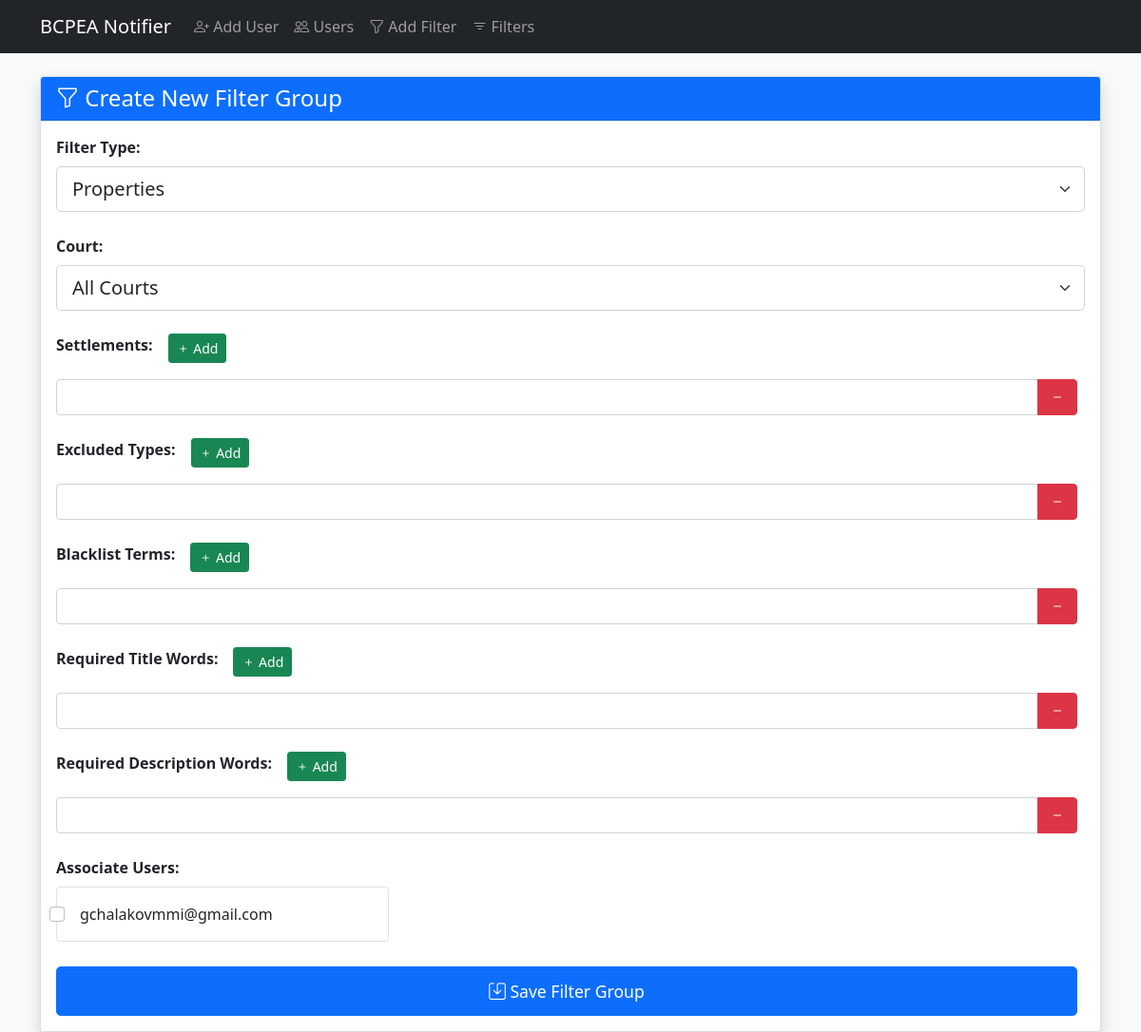
The app's page /add_filter, older data.
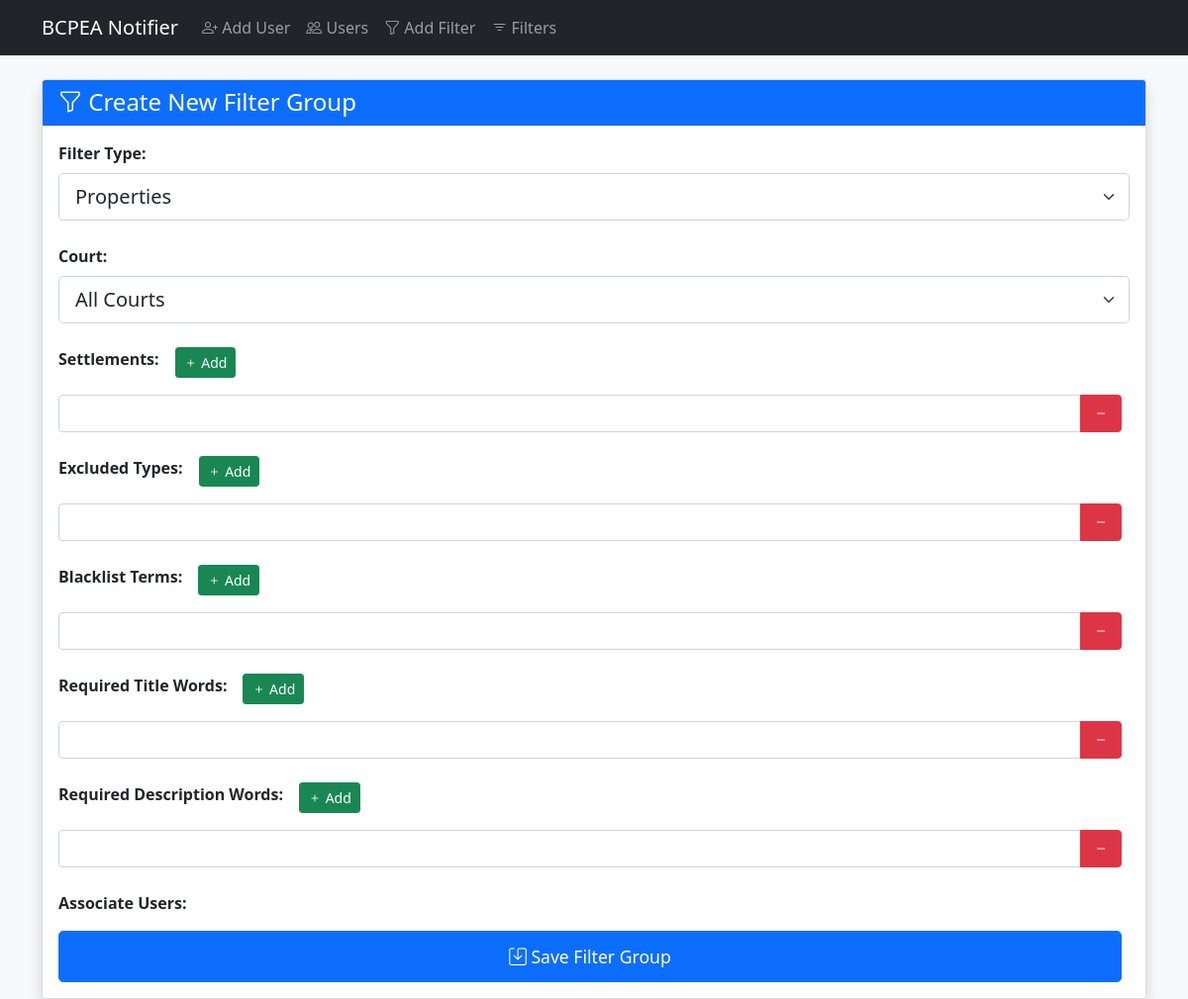
The same page, newer data.
### tables this page shows
CREATE TABLE users (
                id INTEGER PRIMARY KEY AUTOINCREMENT,
                email TEXT UNIQUE NOT NULL,
                created_at DATETIME DEFAULT CURRENT_TIMESTAMP
            );

### app.py (the view, shortened to what this page needs)
@app.route('/add_filter', methods=['GET', 'POST'])
def add_filter():
    db = get_db()
    users = db.execute('SELECT * FROM users ORDER BY email').fetchall()
    return render_template('add_filter.html',
                         court_choices=COURT_CHOICES,
                         filter_types=FILTER_TYPES,
                         users=users)

### app.py (called while the page is built)
def get_db():
    db = getattr(g, '_database', None)
    if db is None:
        db = g._database = sqlite3.connect(DATABASE)
        db.row_factory = sqlite3.Row
    return db

@app.teardown_appcontext
def close_connection(exception):
    db = getattr(g, '_database', None)
    if db is not None:
        db.close()

### templates/add_filter.html (shortened to what this page needs)
{% extends "base.html" %}
{% block content %}
<div class="card shadow">
    <div class="card-header bg-primary text-white">
        <h4 class="mb-0"><i class="bi bi-funnel"></i> Create New Filter Group</h4>
    </div>
    <div class="card-body">
        <form method="POST">
            <div class="mb-4">
                <label class="form-label fw-bold">Filter Type:</label>
                <select name="type" class="form-select form-select-lg" required>
                    {% for value, label in filter_types %}
                        <option value="{{ value }}">{{ label }}</option>
                    {% endfor %}
                </select>
            </div>
            <div class="mb-4">
                <label class="form-label fw-bold">Court:</label>
		<select name="court" class="form-select form-select-lg" required>
		    {% for num, name in court_choices %}
			<option value="{{ num }}">{{ name }}</option>
		    {% endfor %}
		</select>
            </div>
            <div class="mb-4">
                <div class="d-flex align-items-center mb-3">
                    <label class="form-label fw-bold me-3">Settlements:</label>
                    <button type="button" class="btn btn-success btn-sm" onclick="addField('settlements')">
                        <i class="bi bi-plus"></i> Add
                    </button>
                </div>
                <div id="settlements-container">
                    <div class="input-group mb-2">
                        <input type="text" name="settlements[]" class="form-control">
                        <button type="button" class="btn btn-danger" onclick="removeField(this)">
                            <i class="bi bi-dash"></i>
                        </button>
                    </div>
                </div>
            </div>
            <div class="mb-4">
                <div class="d-flex align-items-center mb-3">
                    <label class="form-label fw-bold me-3">Excluded Types:</label>
                    <button type="button" class="btn btn-success btn-sm" onclick="addField('excluded')">
                        <i class="bi bi-plus"></i> Add
                    </button>
                </div>
                <div id="excluded-container">
                    <div class="input-group mb-2">
                        <input type="text" name="excluded[]" class="form-control">
                        <button type="button" class="btn btn-danger" onclick="removeField(this)">
                            <i class="bi bi-dash"></i>
                        </button>
                    </div>
                </div>
            </div>
            <div class="mb-4">
                <div class="d-flex align-items-center mb-3">
                    <label class="form-label fw-bold me-3">Blacklist Terms:</label>
                    <button type="button" class="btn btn-success btn-sm" onclick="addField('blacklist')">
                        <i class="bi bi-plus"></i> Add
                    </button>
                </div>
                <div id="blacklist-container">
                    <div class="input-group mb-2">
                        <input type="text" name="blacklist[]" class="form-control">
                        <button type="button" class="btn btn-danger" onclick="removeField(this)">
                            <i class="bi bi-dash"></i>
                        </button>
                    </div>
                </div>
            </div>
            <div class="mb-4">
                <div class="d-flex align-items-center mb-3">
                    <label class="form-label fw-bold me-3">Required Title Words:</label>
                    <button type="button" class="btn btn-success btn-sm" onclick="addField('required_title')">
                        <i class="bi bi-plus"></i> Add
                    </button>
                </div>
                <div id="required_title-container">
                    <div class="input-group mb-2">
                        <input type="text" name="required_title[]" class="form-control">
                        <button type="button" class="btn btn-danger" onclick="removeField(this)">
                            <i class="bi bi-dash"></i>
                        </button>
                    </div>
                </div>
            </div>
            <div class="mb-4">
                <div class="d-flex align-items-center mb-3">
                    <label class="form-label fw-bold me-3">Required Description Words:</label>
                    <button type="button" class="btn btn-success btn-sm" onclick="addField('required_description')">
                        <i class="bi bi-plus"></i> Add
                    </button>
                </div>
                <div id="required_description-container">
                    <div class="input-group mb-2">
                        <input type="text" name="required_description[]" class="form-control">
                        <button type="button" class="btn btn-danger" onclick="removeField(this)">
                            <i class="bi bi-dash"></i>
                        </button>
                    </div>
                </div>
            </div>
            <div class="mb-4">
                <label class="form-label fw-bold">Associate Users:</label>
                <div class="row g-3">
                    {% for user in users %}
                        <div class="col-md-4">
                            <div class="form-check p-3 border rounded">
                                <input class="form-check-input" type="checkbox"
                                    name="user_emails" value="{{ user.email }}" id="user{{ user.id }}">
                                <label class="form-check-label ms-2" for="user{{ user.id }}">
                                    {{ user.email }}
                                </label>
                            </div>
                        </div>
                    {% endfor %}
                </div>
            </div>
            <div class="d-grid gap-2">
                <button type="submit" class="btn btn-primary btn-lg">
                    <i class="bi bi-save"></i> Save Filter Group
                </button>
            </div>
        </form>
    </div>
</div>
{% endblock %}

### templates/base.html (shortened to what this page needs)
<!DOCTYPE html>
<html lang="en">
<head>
    <link href="https://cdn.jsdelivr.net/npm/bootstrap@5.1.3/dist/css/bootstrap.min.css" rel="stylesheet">
    <link rel="stylesheet" href="https://cdn.jsdelivr.net/npm/bootstrap-icons@1.8.1/font/bootstrap-icons.css">
    <link rel="stylesheet" href="{{ url_for('static', filename='css/style.css') }}">
</head>
<body class="bg-light">
    <nav class="navbar navbar-expand-lg navbar-dark bg-dark">
        <div class="container">
            <a class="navbar-brand" href="/">BCPEA Notifier</a>
            <div class="collapse navbar-collapse" id="navbarNav">
                <ul class="navbar-nav">
                    <li class="nav-item">
                        <a class="nav-link" href="{{ url_for('add_user') }}"><i class="bi bi-person-plus"></i> Add User</a>
                    </li>
                    <li class="nav-item">
                        <a class="nav-link" href="{{ url_for('users') }}"><i class="bi bi-people"></i> Users</a>
                    </li>
                    <li class="nav-item">
                        <a class="nav-link" href="{{ url_for('add_filter') }}"><i class="bi bi-funnel"></i> Add Filter</a>
                    </li>
                    <li class="nav-item">
                        <a class="nav-link" href="{{ url_for('filters') }}"><i class="bi bi-filter"></i> Filters</a>
                    </li>
                </ul>
            </div>
        </div>
    </nav>
    <div class="container mt-4">
        {% block content %}{% endblock %}
    </div>
</body>
</html>

### static/css/style.css (style rules this page uses)
.btn-lg { padding: 0.75rem 1.5rem; font-size: 1.1rem; }
.btn { margin-right: 0.5rem; }

Row changes from the older to the newer data that the page shows:
removed users: email "gchalakovmmi@gmail.com"
